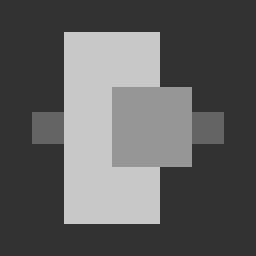
#> input picture p4-4students/imgs-P4/cuadros.png, 256 x 256 px
$ python p4.py
#> lines starting #> are read from the running program, lines starting #| are printed output that depends on the picture
### p1-4students/visualPercepUtils.py
import numpy as np
import math
import matplotlib.pyplot as plt

def computeRowsCols(N, m, n):
    # print(N, m, n)
    if m is None:
        m = math.sqrt(N)
        if n is None:
            n = math.ceil(N / m)
        else:
            m = math.ceil(N / n)
    else:
        if n is None:
            n = math.ceil(N / m)
        else:
            m = math.ceil(N / n)
    m, n = max(1, m), max(1, n)
    m, n = math.ceil(m), math.ceil(n)
    #print(m, n)
    return m, n

# [12 lines left out: function showInFigs, not called in this run]

def showInGrid(imgs, m=None, n=None, title="",subtitles=None):
    N = len(imgs)

    m, n = computeRowsCols(N, m, n)
    #print(m,n)
    fig = plt.figure(figsize=(m, n))
    plt.gray()
    for i in range(1, N + 1):
        ax=fig.add_subplot(m, n, i)
        if len(imgs[i - 1]) >= 2:
            plt.imshow(imgs[i - 1])
        else:
            plt.plot(imgs[i - 1])
        if subtitles is not None:
            ax.set_title(subtitles[i-1])

    fig.suptitle(title)
    plt.show(block=True)

def histImg(im):
    return np.histogram(im.flatten(), 256)[0]

def showPlusInfo(data):
    plt.plot(data)
    plt.show(block=True)

def showImgsPlusHists(im, im2, title=""):
    hists = [histImg(im), histImg(im2)]
    #print(im2.shape, hists[0].shape)
    showInGrid([im, im2] + hists, title=title)
    # [11 lines of commented-out code are left out]


# [21 lines left out: functions pil2np, displayHoughPeaks, not called in this run]
    #plt.show()

def showImWithColorMap(im,cmap='spectral'):
    plt.imshow(im,cmap=cmap)

### p4-4students/p4.py
from PIL import Image
import numpy as np
import matplotlib.pyplot as plt
from scipy.ndimage import filters
import glob
import sys


from skimage import feature
from skimage.transform import hough_line, hough_line_peaks  # , probabilistic_hough_line

from scipy import ndimage as ndi
from copy import deepcopy

sys.path.append("../p1-4students")
import visualPercepUtils as vpu

bLecturerVersion=False
try:
    import p4e
    bLecturerVersion=True
except ImportError:
    pass # file only available to lecturers

# [38 lines left out: functions conv_sobel, testSobel, testCanny, testHough, findPeaks, not called in this run]


def HOG(im:np.ndarray,n_bins=5):
#> called with n_bins = 5
    gx,gy = filters.sobel(im, 0),filters.sobel(im, 1)
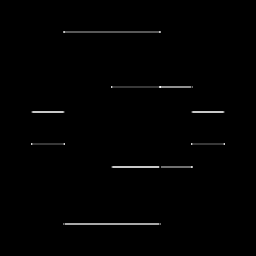
#> gx: shape (256, 256); min 0, max 250, mean 1.9
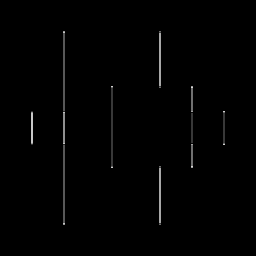
#> gy: shape (256, 256); min 0, max 212, mean 1.8
    di = np.arctan2(gy,gx)
    # di[di == np.nan] = 0
    # print(di)
    # print(np.unique(di))
    plt.imshow(di.astype(np.float64))
    plt.show()
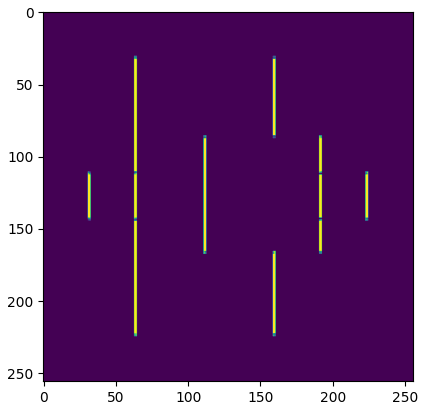
#> figure drawn by matplotlib, 1 panel
    return np.histogram(di.flatten(),list(range(n_bins+1)), density=True)[0]

def testHOG(im,params= None):
    return [HOG(im)]


# -----------------
# Test image files
# -----------------
path_input = './imgs-P4/'
path_output = './imgs-out-P4/'
bAllFiles = True
if bAllFiles:
    files = glob.glob(path_input + "*.p??")
else:
    files = [path_input + 'cuadros.png']  # cuadros, lena

# --------------------
# Tests to perform
# --------------------
bAllTests = True
if bAllTests:
    tests = ['testSobel', 'testCanny', 'testHough']
else:
    tests = ['testSobel']
    tests = ['testCanny']
    tests = ['testHough']
    # tests = ['testHOG']

# -------------------------------------------------------------------
# Dictionary of user-friendly names for each function ("test") name
# -------------------------------------------------------------------

nameTests = {'testSobel': 'Detector de Sobel',
             'testCanny': 'Detector de Canny',
             'testHough': 'Transformada de Hough',
             'testHOG':'Histograma de HOG'}

bAddNoise = True
bRotate = False


# [44 lines left out: function doTests, not called in this run]


if __name__ == "__main__":
    # doTests()

    im = np.array(Image.open(path_input + 'cuadros.png').convert('L'))
    out = testHOG(im)
#> out = [[0.984, 0.0158, 0, 0, 0]]
    im2 = out[0]
#> im2 = [0.984, 0.0158, 0, 0, 0]

    vpu.showImgsPlusHists(im, im2, title='HOG')
#> in showInGrid, `N = len(imgs)`: N = 4
#> in computeRowsCols, `m = math.sqrt(N)`: m = 2
#> (the run stopped early here; a loop or call above may not have finished)
